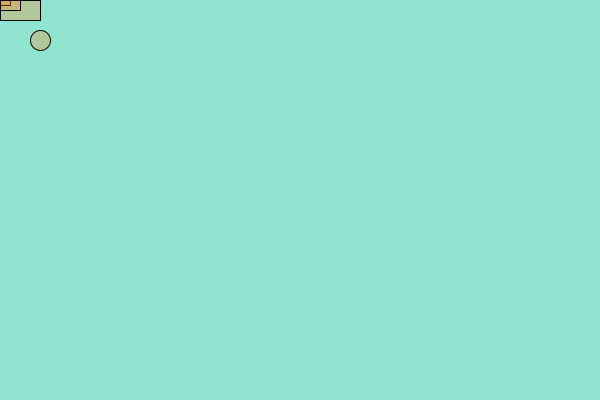
Frame 1 (no input)
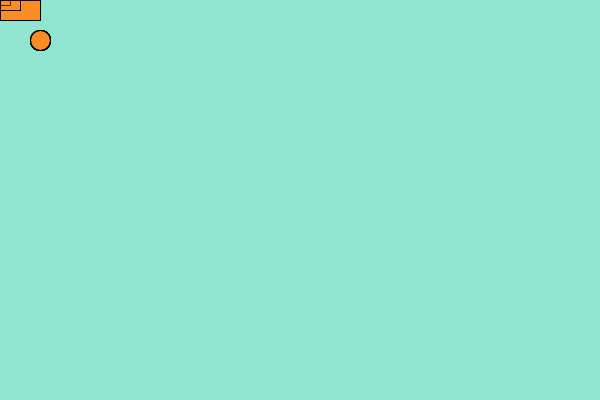
Frame 60 (the mouse pressed at the canvas centre just before this capture)
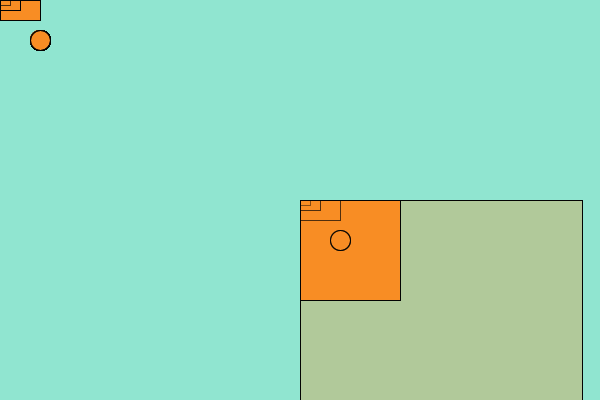
Frame 120 (the mouse held since frame 60 and released just before this capture)

The Processing sketch that drew these frames (run headless with seeded random() and noise(); from frame 60 on, the mouse is pressed at the canvas centre):

// Processing sketch: draw4
// ── draw4.pde
void setup() {
  size(600, 400);
  background(#90E5D0);
  stroke(3);
  fill(250, 139, 35, 80);
}

void draw() {
  
  rect(mouseX, mouseY, 40, 20);
 
  rect(mouseX, mouseY, 10, 5);
  
  rect(mouseX, mouseY, 20, 10);

  float speed = dist(pmouseX, pmouseY, mouseY, mouseY);
  rect(mouseX, mouseY, speed, speed);
  ellipse(mouseX+40, mouseY+40, 20, 20);
}

void mouseClicked() {
  // if mouse click, clear the screen
  background(#90E5D0);
}

void keyPressed() {
  background(random(0, 255), random(0, 255), random(0, 255));
  
  if (key == '1') {
    fill(#F7F700);
    println("hi");
  }
}


// 
